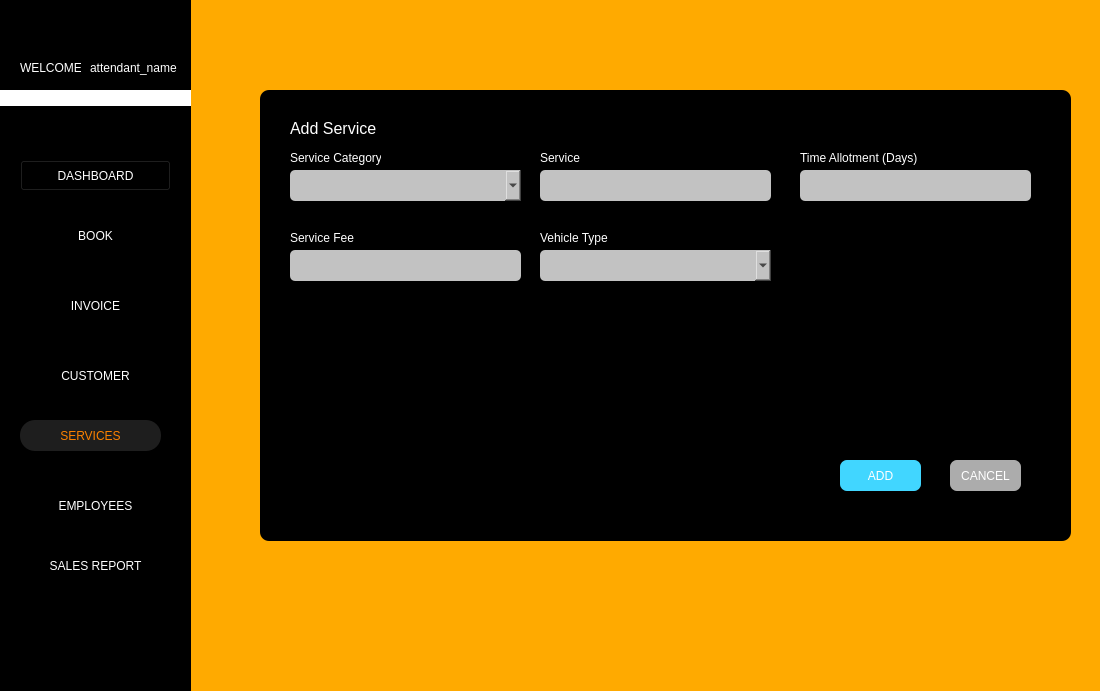
<?xml version="1.0" encoding="UTF-8"?>
<ui version="4.0">
 <class>Form</class>
 <widget class="QWidget" name="Form">
  <property name="geometry">
   <rect>
    <x>0</x>
    <y>0</y>
    <width>1100</width>
    <height>691</height>
   </rect>
  </property>
  <property name="windowTitle">
   <string>Form</string>
  </property>
  <property name="styleSheet">
   <string notr="true">background-color: rgb(255, 170, 0);</string>
  </property>
  <widget class="QLabel" name="label_237">
   <property name="geometry">
    <rect>
     <x>260</x>
     <y>90</y>
     <width>811</width>
     <height>451</height>
    </rect>
   </property>
   <property name="styleSheet">
    <string notr="true">background-color: rgb(0, 0, 0);
border-radius: 9px;
</string>
   </property>
   <property name="text">
    <string>l</string>
   </property>
  </widget>
  <widget class="QComboBox" name="drp_addvehicle_type">
   <property name="geometry">
    <rect>
     <x>540</x>
     <y>250</y>
     <width>231</width>
     <height>31</height>
    </rect>
   </property>
   <property name="styleSheet">
    <string notr="true">background-color: rgb(194, 194, 194);
border-radius: 5px;
</string>
   </property>
  </widget>
  <widget class="QLabel" name="label_243">
   <property name="geometry">
    <rect>
     <x>290</x>
     <y>230</y>
     <width>91</width>
     <height>16</height>
    </rect>
   </property>
   <property name="styleSheet">
    <string notr="true">color: rgb(255, 255, 255);
font: 8pt &quot;Segoe UI&quot;;
background-color: rgb(0, 0, 0);</string>
   </property>
   <property name="text">
    <string>Service Fee</string>
   </property>
  </widget>
  <widget class="QLineEdit" name="txt_service_fee">
   <property name="geometry">
    <rect>
     <x>290</x>
     <y>250</y>
     <width>231</width>
     <height>31</height>
    </rect>
   </property>
   <property name="styleSheet">
    <string notr="true">background-color: rgb(194, 194, 194);
border-radius: 5px;
</string>
   </property>
  </widget>
  <widget class="QLabel" name="label_246">
   <property name="geometry">
    <rect>
     <x>800</x>
     <y>150</y>
     <width>161</width>
     <height>16</height>
    </rect>
   </property>
   <property name="styleSheet">
    <string notr="true">color: rgb(255, 255, 255);
font: 8pt &quot;Segoe UI&quot;;
background-color: rgb(0, 0, 0);</string>
   </property>
   <property name="text">
    <string>Time Allotment (Days)</string>
   </property>
  </widget>
  <widget class="QLabel" name="label_245">
   <property name="geometry">
    <rect>
     <x>540</x>
     <y>150</y>
     <width>41</width>
     <height>16</height>
    </rect>
   </property>
   <property name="styleSheet">
    <string notr="true">color: rgb(255, 255, 255);
font: 8pt &quot;Segoe UI&quot;;
background-color: rgb(0, 0, 0);</string>
   </property>
   <property name="text">
    <string>Service</string>
   </property>
  </widget>
  <widget class="QLabel" name="label_238">
   <property name="geometry">
    <rect>
     <x>290</x>
     <y>120</y>
     <width>111</width>
     <height>16</height>
    </rect>
   </property>
   <property name="font">
    <font>
     <pointsize>12</pointsize>
    </font>
   </property>
   <property name="styleSheet">
    <string notr="true">color: rgb(255, 255, 255);
background-color: rgb(0, 0, 0);</string>
   </property>
   <property name="text">
    <string>Add Service</string>
   </property>
  </widget>
  <widget class="QLineEdit" name="txt_service">
   <property name="geometry">
    <rect>
     <x>540</x>
     <y>170</y>
     <width>231</width>
     <height>31</height>
    </rect>
   </property>
   <property name="styleSheet">
    <string notr="true">background-color: rgb(194, 194, 194);
border-radius: 5px;
</string>
   </property>
  </widget>
  <widget class="QLabel" name="label_239">
   <property name="geometry">
    <rect>
     <x>540</x>
     <y>230</y>
     <width>81</width>
     <height>16</height>
    </rect>
   </property>
   <property name="styleSheet">
    <string notr="true">color: rgb(255, 255, 255);
font: 8pt &quot;Segoe UI&quot;;
background-color: rgb(0, 0, 0);</string>
   </property>
   <property name="text">
    <string>Vehicle Type</string>
   </property>
  </widget>
  <widget class="QLabel" name="label_242">
   <property name="geometry">
    <rect>
     <x>290</x>
     <y>150</y>
     <width>91</width>
     <height>16</height>
    </rect>
   </property>
   <property name="styleSheet">
    <string notr="true">color: rgb(255, 255, 255);
font: 8pt &quot;Segoe UI&quot;;
background-color: rgb(0, 0, 0);</string>
   </property>
   <property name="text">
    <string>Service Category</string>
   </property>
  </widget>
  <widget class="QPushButton" name="btn_add_service">
   <property name="geometry">
    <rect>
     <x>840</x>
     <y>460</y>
     <width>81</width>
     <height>31</height>
    </rect>
   </property>
   <property name="styleSheet">
    <string notr="true">color: rgb(255, 255, 255);
background-color: rgb(65, 214, 255);
border-radius: 7px;</string>
   </property>
   <property name="text">
    <string>ADD</string>
   </property>
  </widget>
  <widget class="QComboBox" name="drp_service_category">
   <property name="geometry">
    <rect>
     <x>290</x>
     <y>170</y>
     <width>231</width>
     <height>31</height>
    </rect>
   </property>
   <property name="styleSheet">
    <string notr="true">background-color: rgb(194, 194, 194);
border-radius: 5px;
</string>
   </property>
  </widget>
  <widget class="QPushButton" name="btn_cancel_service">
   <property name="geometry">
    <rect>
     <x>950</x>
     <y>460</y>
     <width>71</width>
     <height>31</height>
    </rect>
   </property>
   <property name="styleSheet">
    <string notr="true">color: rgb(255, 255, 255);
background-color: rgb(172, 172, 172);
border-radius: 7px;</string>
   </property>
   <property name="text">
    <string>CANCEL</string>
   </property>
  </widget>
  <widget class="QLineEdit" name="txt_timeallotment">
   <property name="geometry">
    <rect>
     <x>800</x>
     <y>170</y>
     <width>231</width>
     <height>31</height>
    </rect>
   </property>
   <property name="styleSheet">
    <string notr="true">background-color: rgb(194, 194, 194);
border-radius: 5px;
</string>
   </property>
  </widget>
  <widget class="QLabel" name="label_2">
   <property name="geometry">
    <rect>
     <x>0</x>
     <y>90</y>
     <width>191</width>
     <height>16</height>
    </rect>
   </property>
   <property name="styleSheet">
    <string notr="true">background-color: rgb(255, 255, 255);</string>
   </property>
   <property name="text">
    <string/>
   </property>
  </widget>
  <widget class="QLabel" name="label">
   <property name="geometry">
    <rect>
     <x>0</x>
     <y>0</y>
     <width>191</width>
     <height>701</height>
    </rect>
   </property>
   <property name="styleSheet">
    <string notr="true">background-color: rgb(0, 0, 0);</string>
   </property>
   <property name="text">
    <string/>
   </property>
  </widget>
  <widget class="QPushButton" name="btn_dashboard">
   <property name="geometry">
    <rect>
     <x>20</x>
     <y>160</y>
     <width>151</width>
     <height>31</height>
    </rect>
   </property>
   <property name="styleSheet">
    <string notr="true">color: rgb(255, 255, 255);
background-color: rgb(0, 0, 0);
</string>
   </property>
   <property name="text">
    <string>DASHBOARD</string>
   </property>
  </widget>
  <widget class="QPushButton" name="btn_customer">
   <property name="geometry">
    <rect>
     <x>40</x>
     <y>360</y>
     <width>111</width>
     <height>31</height>
    </rect>
   </property>
   <property name="styleSheet">
    <string notr="true">border-style: none;
color: #fff;
color: rgb(255, 255, 255);
background-color: rgb(0, 0, 0);
</string>
   </property>
   <property name="text">
    <string>CUSTOMER</string>
   </property>
  </widget>
  <widget class="QPushButton" name="btn_invoice_2">
   <property name="geometry">
    <rect>
     <x>40</x>
     <y>290</y>
     <width>111</width>
     <height>31</height>
    </rect>
   </property>
   <property name="styleSheet">
    <string notr="true">border-style: none;
color: rgb(255, 255, 255);
background-color: rgb(0, 0, 0);</string>
   </property>
   <property name="text">
    <string>INVOICE</string>
   </property>
  </widget>
  <widget class="QLabel" name="attendant_name">
   <property name="geometry">
    <rect>
     <x>90</x>
     <y>60</y>
     <width>91</width>
     <height>16</height>
    </rect>
   </property>
   <property name="styleSheet">
    <string notr="true">color: rgb(255, 255, 255);
background-color: rgb(0, 0, 0);</string>
   </property>
   <property name="text">
    <string>attendant_name</string>
   </property>
  </widget>
  <widget class="QLabel" name="label_12">
   <property name="geometry">
    <rect>
     <x>20</x>
     <y>60</y>
     <width>61</width>
     <height>16</height>
    </rect>
   </property>
   <property name="styleSheet">
    <string notr="true">color: rgb(255, 255, 255);
background-color: rgb(0, 0, 0);</string>
   </property>
   <property name="text">
    <string>WELCOME</string>
   </property>
  </widget>
  <widget class="QPushButton" name="btn_employees">
   <property name="geometry">
    <rect>
     <x>40</x>
     <y>490</y>
     <width>111</width>
     <height>31</height>
    </rect>
   </property>
   <property name="styleSheet">
    <string notr="true">border-style: none;
color: #fff;
color: rgb(255, 255, 255);
background-color: rgb(0, 0, 0);</string>
   </property>
   <property name="text">
    <string>EMPLOYEES</string>
   </property>
  </widget>
  <widget class="QPushButton" name="btn_services">
   <property name="geometry">
    <rect>
     <x>20</x>
     <y>420</y>
     <width>141</width>
     <height>31</height>
    </rect>
   </property>
   <property name="styleSheet">
    <string notr="true">border-style: none;
color: #FC8100;
border-radius: 15px;
background-color: #1E1E1E;
</string>
   </property>
   <property name="text">
    <string>SERVICES</string>
   </property>
  </widget>
  <widget class="QPushButton" name="btn_settings">
   <property name="geometry">
    <rect>
     <x>10</x>
     <y>660</y>
     <width>31</width>
     <height>24</height>
    </rect>
   </property>
   <property name="styleSheet">
    <string notr="true">border-style: none;
color: rgb(255, 255, 255);
background-color: rgb(0, 0, 0);</string>
   </property>
   <property name="text">
    <string/>
   </property>
   <property name="icon">
    <iconset>
     <normaloff>img/settingsIM.png</normaloff>img/settingsIM.png</iconset>
   </property>
   <property name="iconSize">
    <size>
     <width>20</width>
     <height>20</height>
    </size>
   </property>
  </widget>
  <widget class="QPushButton" name="btn_salesrep">
   <property name="geometry">
    <rect>
     <x>40</x>
     <y>550</y>
     <width>111</width>
     <height>31</height>
    </rect>
   </property>
   <property name="styleSheet">
    <string notr="true">border-style: none;
color: #fff;

color: rgb(255, 255, 255);
background-color: rgb(0, 0, 0);</string>
   </property>
   <property name="text">
    <string>SALES REPORT</string>
   </property>
  </widget>
  <widget class="QPushButton" name="btn_books">
   <property name="geometry">
    <rect>
     <x>40</x>
     <y>220</y>
     <width>111</width>
     <height>31</height>
    </rect>
   </property>
   <property name="styleSheet">
    <string notr="true">border-style: none;
color: #fff;
color: rgb(255, 255, 255);
background-color: rgb(0, 0, 0);

</string>
   </property>
   <property name="text">
    <string>BOOK</string>
   </property>
  </widget>
  <widget class="QLabel" name="label_32">
   <property name="geometry">
    <rect>
     <x>70</x>
     <y>10</y>
     <width>41</width>
     <height>41</height>
    </rect>
   </property>
   <property name="styleSheet">
    <string notr="true">border-style: none;
background-color: black;
</string>
   </property>
   <property name="text">
    <string/>
   </property>
   <property name="pixmap">
    <pixmap>img/ARMS_LGO(1).png</pixmap>
   </property>
   <property name="scaledContents">
    <bool>true</bool>
   </property>
  </widget>
  <zorder>label_237</zorder>
  <zorder>drp_addvehicle_type</zorder>
  <zorder>label_243</zorder>
  <zorder>txt_service_fee</zorder>
  <zorder>label_246</zorder>
  <zorder>label_245</zorder>
  <zorder>label_238</zorder>
  <zorder>txt_service</zorder>
  <zorder>label_239</zorder>
  <zorder>label_242</zorder>
  <zorder>btn_add_service</zorder>
  <zorder>drp_service_category</zorder>
  <zorder>btn_cancel_service</zorder>
  <zorder>txt_timeallotment</zorder>
  <zorder>label</zorder>
  <zorder>btn_dashboard</zorder>
  <zorder>btn_customer</zorder>
  <zorder>btn_invoice_2</zorder>
  <zorder>attendant_name</zorder>
  <zorder>label_12</zorder>
  <zorder>btn_employees</zorder>
  <zorder>btn_services</zorder>
  <zorder>btn_settings</zorder>
  <zorder>btn_salesrep</zorder>
  <zorder>btn_books</zorder>
  <zorder>label_32</zorder>
  <zorder>label_2</zorder>
 </widget>
 <resources/>
 <connections/>
</ui>
